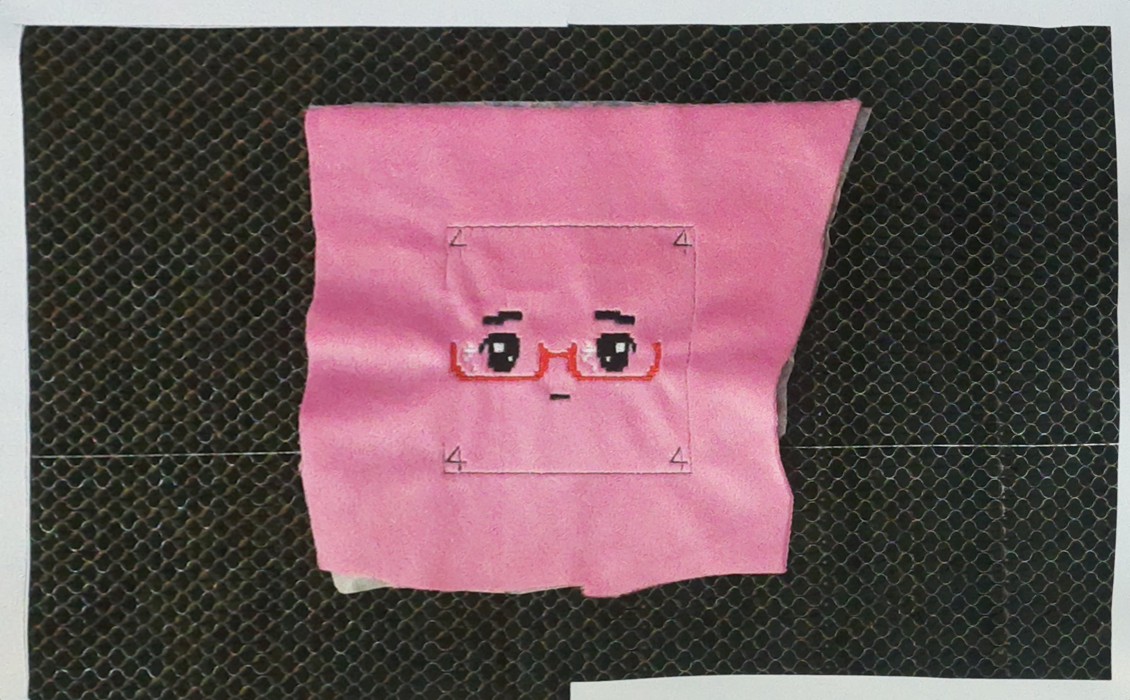
#> input picture exm/glass/NewPink.jpg, 4520 x 2800 px (shown at 1/4 size)
$ python template_matching.py
#> lines starting #> are read from the running program, lines starting #| are printed output that depends on the picture; after the words box and inside, x2 and y2 are one past the last pixel; in counts of white or black regions, pixels touching at a corner belong together
import cv2
import numpy as np
from matplotlib import pyplot as plt
import matplotlib.patches as patches
import matplotlib as mpl
import random
from InvariantTM1 import invariant_match_template  # ,template_crop
import time

# 시작 시간 기록
start_time = time.time()

if __name__ == "__main__":
    threshold = 130
    img_bgr = cv2.imread("./exm/glass/NewPink.jpg")
#> img_bgr is the input picture: shape (2800, 4520, 3); mean B, G, R 90.7, 86.1, 110.2
    img_rgb = cv2.cvtColor(img_bgr, cv2.COLOR_BGR2RGB)
    template_bgr = plt.imread("./image/marker_ideal.jpg")
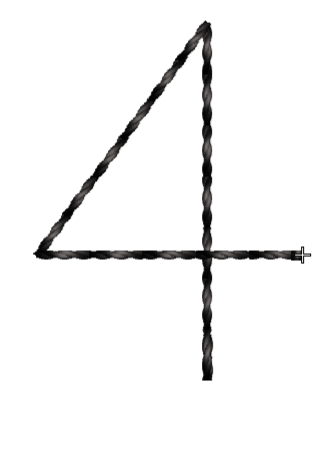
#> input picture image/marker_ideal.jpg, 335 x 452 px
#> template_bgr is the input picture: shape (452, 335, 3); mean R, G, B 244.1, 244.1, 244
    template_bgr = cv2.resize(
        template_bgr, (0, 0), fx=0.3, fy=0.3
    )  # 템플릿 사이즈 조절(초기 설정 필요)
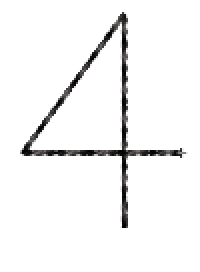
#> template_bgr: shape (136, 100, 3) (shown 2 times larger); mean R, G, B 244, 244, 243.9

    template_rgb = cv2.cvtColor(template_bgr, cv2.COLOR_BGR2RGB)

    img_gray = cv2.cvtColor(img_rgb, cv2.COLOR_RGB2GRAY)
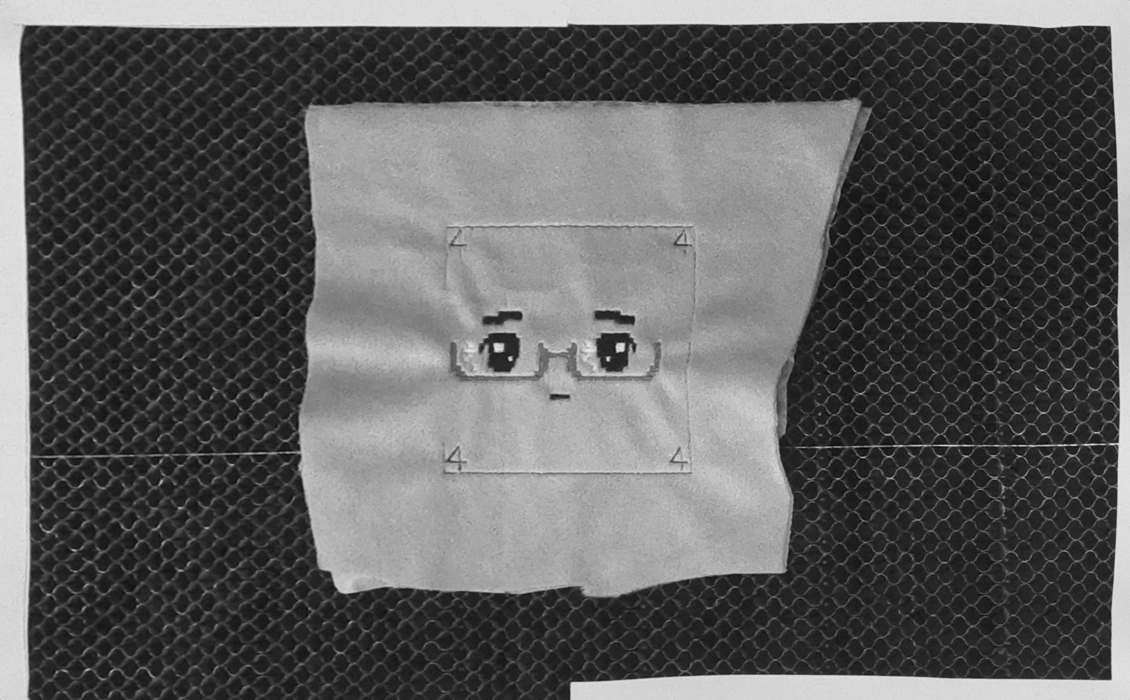
#> img_gray: shape (2800, 4520) (shown at 1/4 size); min 1, max 247, mean 93.9

    # [16 lines of commented-out code are left out]
    im = img_gray
    img_gray = np.where(
        img_gray > threshold,
        np.random.randint(245, 256, img_gray.shape, dtype=np.uint8),
        np.random.randint(0, 11, img_gray.shape, dtype=np.uint8),
    )
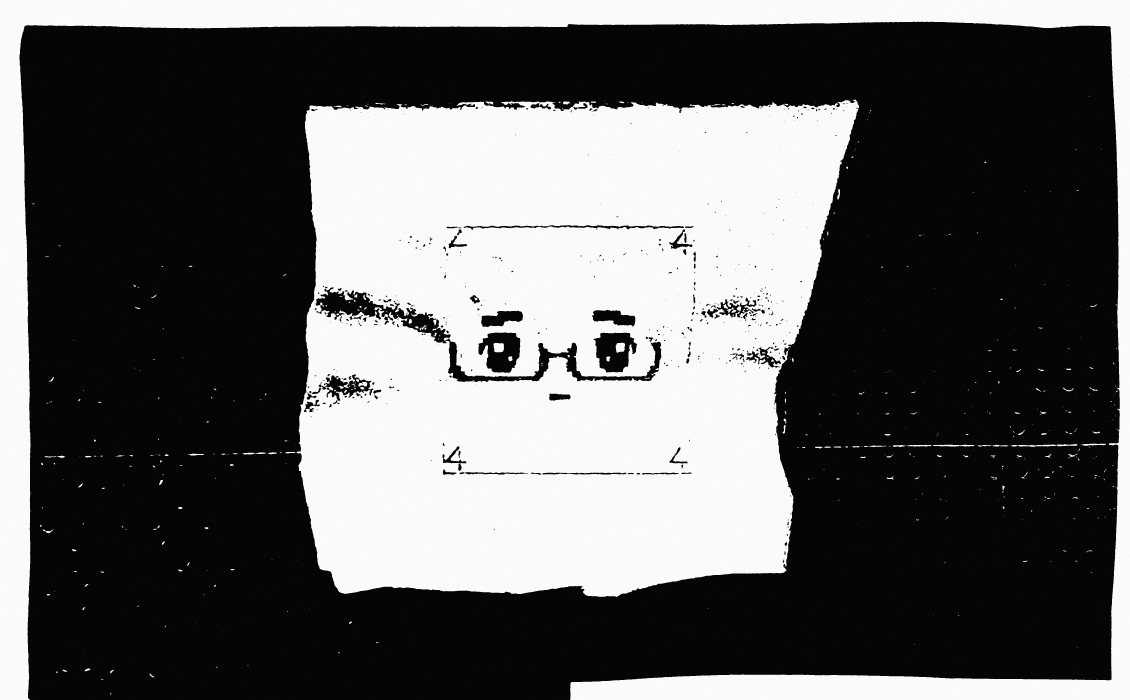
#> img_gray: shape (2800, 4520) (shown at 1/4 size); min 0, max 255, mean 97.2
    img_rgb = cv2.cvtColor(img_gray, cv2.COLOR_GRAY2RGB)

    template_gray = cv2.cvtColor(template_rgb, cv2.COLOR_RGB2GRAY)
    _, template_gray = cv2.threshold(template_gray, threshold, 255, cv2.THRESH_BINARY)
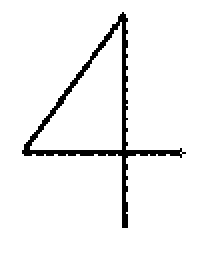
#> template_gray: shape (136, 100) (shown 2 times larger); 94.9% white; black in thin lines or dots, all inside (x1, y1, x2, y2) = (11, 6, 93, 114)
    template_rgb = cv2.cvtColor(template_gray, cv2.COLOR_GRAY2RGB)

    # [5 lines of commented-out code are left out]
    cropped_template_rgb = template_rgb
    cropped_template_rgb = np.array(cropped_template_rgb)
    cropped_template_gray = cv2.cvtColor(cropped_template_rgb, cv2.COLOR_RGB2GRAY)
    height, width = cropped_template_gray.shape
#> height = 136; width = 100
    # fig = plt.figure(num="Template - Close the Window to Continue >>>")
    # plt.imshow(cropped_template_rgb)
    # plt.show()

    fig, (ax1, ax2) = plt.subplots(1, 2, figsize=(12, 6))
    ax1.imshow(im, cmap="gray")
    ax1.set_title("Original Grayscale Image")
    ax2.imshow(img_gray, cmap="gray")
    ax2.set_title("Processed Grayscale Image")
    plt.show()
#> (the run stopped early here; a loop or call above may not have finished)
